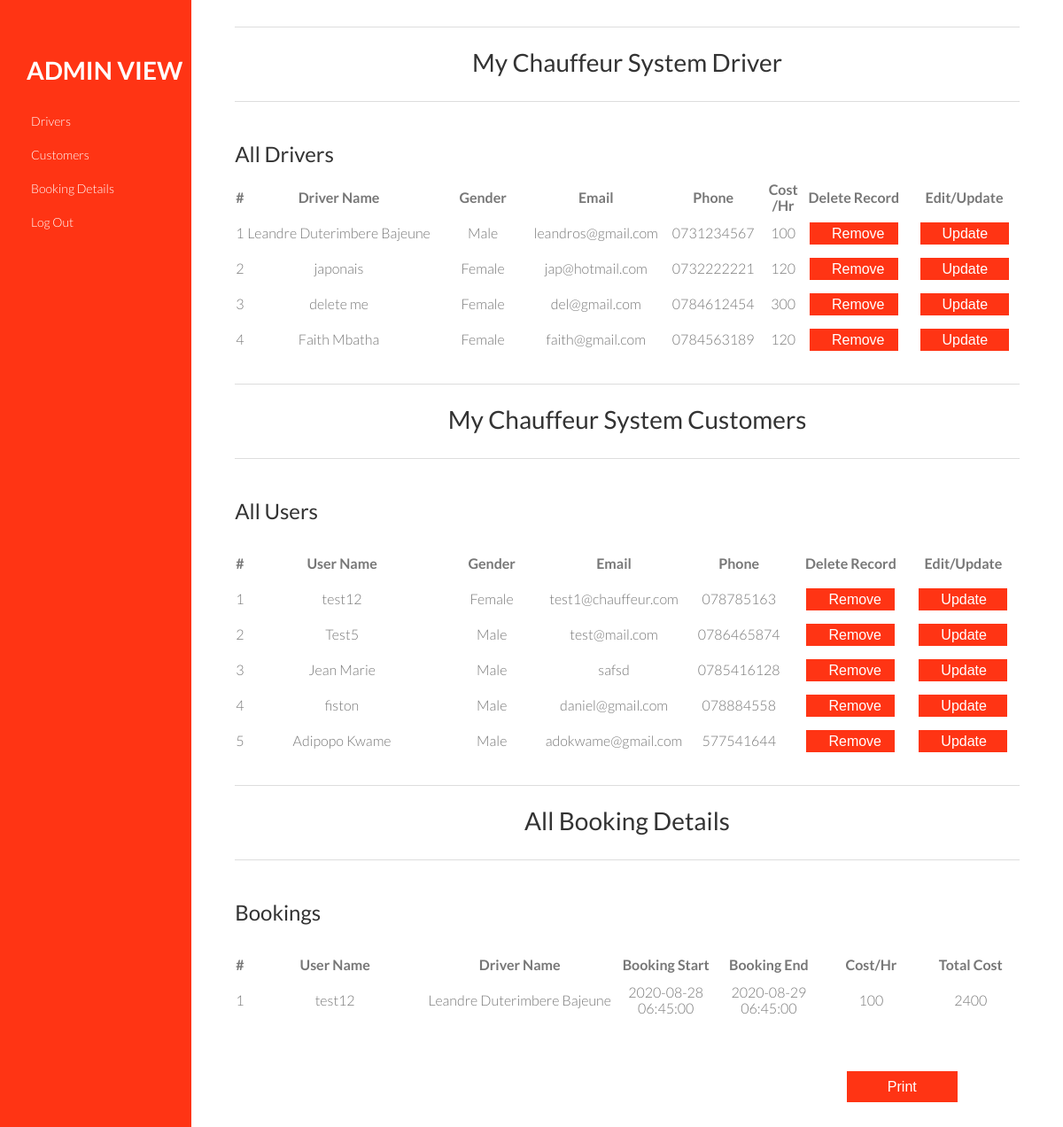
The app's page /admin/index.php with its own data.
### tables this page shows
CREATE TABLE `driver` (
  `id` int(11) NOT NULL,
  `license` varchar(250) NOT NULL,
  `cost` double NOT NULL,
  `availability` text NOT NULL,
  `drivingLicenseNum` varchar(200) NOT NULL,
  `licenseExpiryYear` date NOT NULL
);

CREATE TABLE `user` (
  `id` int(11) NOT NULL,
  `name` text NOT NULL,
  `email` text NOT NULL,
  `phone` text NOT NULL,
  `dob` date NOT NULL,
  `gender` text NOT NULL,
  `password` text NOT NULL,
  `isdelete` varchar(10) NOT NULL
);

CREATE TABLE `transaction` (
  `id` int(11) NOT NULL,
  `bookdate` datetime NOT NULL,
  `userid` int(11) NOT NULL,
  `driverid` int(11) NOT NULL,
  `descrption` int(11) NOT NULL,
  `duration` datetime NOT NULL,
  `total_cost` int(11) NOT NULL
);

### admin/index.php (the view, shortened to what this page needs)
<?php
include('../config.php');
include('../server.php');
?>
<!DOCTYPE html>
 <html class="no-js">
<head>
	<link rel="stylesheet" type="text/css" href="syntax-highlighter/styles/shCore.css" media="all">
	<link rel="stylesheet" type="text/css" href="syntax-highlighter/styles/shThemeDefault.css" media="all">
	<link rel="stylesheet" href="css/font-awesome.min.css">
	<link rel="stylesheet" href="css/normalize.min.css">
	<link rel="stylesheet" href="css/main.css">
</head>
<body id="welcome">
	<aside class="left-sidebar">
		<div class="logo">
			<a href="#welcome">
				<h1>ADMIN VIEW</h1>
			</a>
		</div>
		<nav class="left-nav">
			<ul id="nav">
				<li class="current"><a href="#welcome">Drivers</a></li>
				<li><a href="#system-users">Customers</a></li>
				<li><a href="#booking-details">Booking Details</a></li>
				<li><a href="index.php?logout='1'">Log Out</a></li>
			</ul>
		</nav>
	</aside>
	<div id="main-wrapper">
			<div class="main-content">
			<section id="welcome">
				<div class="content-header">
					<h1>My Chauffeur System Driver</h1>
				</div>
			<div class="container">
        <div class="row">
            <div class="col-md-12">
			<div class="features">
					<h2 class="twenty">All Drivers</h2>
                <div class="panel panel-default">
                    <div class="panel-body">
                        <div class="table-responsive">
                            <table class="table table-striped table-bordered table-hover" id="dataTables-example">
                                <thead>
                                    <tr>
                                        <th>#</th>
                                        <th>Driver Name</th>
										<th>Gender</th>
										<th>Email</th>
										<th>Phone</th>
										<th>Cost /Hr</th>
										<th>Delete Record</th>
										<th>Edit/Update</th>
                                    </tr>
                                </thead>
                                <tbody>
								<?php $sql = "SELECT user.name, user.email, user.gender, user.phone, driver.cost, driver.id from personal_driver.driver INNER JOIN personal_driver.user On driver.id = user.id where user.isdelete='no'";
                                    $query = $dbh -> prepare($sql);
                                    $query->execute();
                                    $results=$query->fetchAll(PDO::FETCH_OBJ);
                                    $cnt=1;
                                    if($query->rowCount() > 0)
                                    {
                                    foreach($results as $result)
                                    {               ?>
                                                                    <tr class="odd gradeX">
                                                                        <td class="center"><?php echo htmlentities($cnt);?></td>
																		<td class="center difsize"><?php echo htmlentities($result->name);?></td>
																		<td class="center cstsize"><?php echo htmlentities($result->gender);?></td>
																		<td class="center cstsize"><?php echo htmlentities($result->email);?></td>
																		<td class="center cstsize"><?php echo htmlentities($result->phone);?></td>
																		<td class="center"><?php echo htmlentities($result->cost);?></td>
                                                                        <td class="center cstsize"><a href="index.php?deluser=<?php echo htmlentities($result->id);?>" onclick="return confirm('Are you sure you want to delete?');"><button class="remove" type="submit" name="deleteUser">Remove</button></td>
																		<td class="center cstsize"><a href="index.php?updaterecord=<?php echo htmlentities($result->id);?> #tmpl-structure"><button class="remove" type="submit" name="upt">Update</button></td>
                                                                    </tr>
                                    <?php $cnt=$cnt+1;}} else{
                        echo "ERROR: Failed to retreive data. Check Database connection or if database is empty";} ?>
                                </tbody>
                            </table>
                        </div>
                    </div>
				</div>
				</div>
				</div>
			</div>
			</div>
		</section>
			<section id="system-users">
				<div class="content-header">
					<h1>My Chauffeur System Customers</h1>
				</div>
				<h2 class="title">All Users</h2>
                <div class="panel panel-default">
                    <div class="panel-body">
                        <div class="table-responsive">
                            <table>
                                <thead>
                                    <tr>
                                        <th>#</th>
                                        <th>User Name</th>
										<th>Gender</th>
										<th>Email</th>
										<th>Phone</th>
										<th>Delete Record</th>
										<th>Edit/Update</th>
                                    </tr>
                                </thead>
                                <tbody>
									<?php $sql = "SELECT user.name, user.email, user.gender, user.phone, personal_driver.user.id from personal_driver.user Where personal_driver.user.id NOT IN (SELECT id FROM driver) and user.isdelete='no'";
									$query = $dbh -> prepare($sql);
                                    $query->execute();
                                    $results=$query->fetchAll(PDO::FETCH_OBJ);
                                    $cnt=1;
                                    if($query->rowCount() > 0)
                                    {
                                    foreach($results as $result)
                                    {               ?>
                                                                    <tr class="odd gradeX">
                                                                        <td class="center"><?php echo htmlentities($cnt);?></td>
																		<td class="center difsize"><?php echo htmlentities($result->name);?></td>
																		<td class="center cstsize"><?php echo htmlentities($result->gender);?></td>
																		<td class="center cstsize"><?php echo htmlentities($result->email);?></td>
																		<td class="center cstsize"><?php echo htmlentities($result->phone);?></td>
                                                                        <td class="center cstsize"><a href="index.php?deluser=<?php echo htmlentities($result->id);?>" onclick="return confirm('Are you sure you want to delete?');"><button class="remove" type="submit" name="deleteUser">Remove</button></td>
																		<td class="center cstsize"><a href="index.php?updateuser=<?php echo htmlentities($result->id);?> #tmpl-structure"><button class="remove" type="submit" name="upt">Update</button></td>
                                                                    </tr>
                                    <?php $cnt=$cnt+1;}} else{
                        echo "ERROR: Failed to retreive data. Check if the database is not empty";} ?>
                                </tbody>
                            </table>
                        </div>
                    </div>
                </div>
			</section>
			<section id="booking-details">
				<div id="printableArea">
				<div class="content-header" >
					<h1>All Booking Details</h1>
				</div>
				<h2 class="title">Bookings</h2>
                <div class="panel panel-default">
                    <div class="panel-body">
                        <div class="table-responsive">
                            <table>
                                <thead>
                                    <tr>
                                        <th>#</th>
                                        <th>User Name</th>
										<th>Driver Name</th>
										<th>Booking Start</th>
										<th>Booking End</th>
										<th>Cost/Hr</th>
										<th>Total Cost</th>
                                    </tr>
                                </thead>
                                <tbody>
									<?php $sql = "SELECT bookdate, userid, driverid, duration, total_cost, user.name from personal_driver.transaction, user where userid=user.id";
									$query = $dbh -> prepare($sql);
                                    $query->execute();
                                    $results=$query->fetchAll(PDO::FETCH_OBJ);
                                    $cnt=1;
                                    if($query->rowCount() > 0)
                                    {
                                    foreach($results as $result)
                                    {
										$tempid = $result->driverid;
										$sql = "SELECT user.name, cost FROM driver, user WHERE driver.id='$tempid' and user.id='$tempid'";
										$res = mysqli_query($db, $sql);
										$row=mysqli_fetch_assoc($res);
										$drivername = $row['name'];
										$hourcost = $row['cost'];
										?>
                                                                    <tr class="odd gradeX">
                                                                        <td class="center"><?php echo htmlentities($cnt);?></td>
																		<td class="center difsize"><?php echo htmlentities($result->name);?></td>
																		<td class="center difsize"><?php echo htmlentities($drivername);?></td>
																		<td class="center cstsize"><?php echo htmlentities($result->bookdate);?></td>
																		<td class="center cstsize"><?php echo htmlentities($result->duration);?></td>
																		<td class="center cstsize"><?php echo $hourcost;?></td>
																		<td class="center cstsize"><?php echo htmlentities($result->total_cost);?></td>
                                                                    </tr>
                                    <?php $cnt=$cnt+1;}} else{
                        echo "ERROR: Failed to retreive data. Check Database connection or if database is empty";} ?>
                                </tbody>
                            </table>
                        </div>
                    </div>
				</div>
				</div>
				<input id="print" type="button" onclick="printDiv('printableArea')" value="Print" />
			</section>
		</body>
		</html>

### admin/css/main.css (style rules this page uses)
body { background-color:#FFF; font-family: "Lato", sans-serif; font-weight: 300; font-size:16px; line-height:18px; color:#777; }
a { color: #aa0a5f; }
a, a:hover, a:focus { text-decoration: none; outline: 0; }
h1, h2, h3, h4, h5, h6 { color: #333; margin:0; font-weight: normal; }
h1 { font-size: 28px; }
h2 { font-size: 24px; }
.twenty { margin-bottom: 20px; }
.center { text-align: center; }
.title { margin: 50px 0 30px; }
.main-content section { margin: 0 5%; }
.left-sidebar { background-color: #FF3414; float: left; min-height: 100%; position: fixed; width: 18%; }
.logo { padding-bottom: 30px; padding-left: 30px; padding-top: 70px; }
.logo h1 { color: #fff; font-weight: 700; text-transform: uppercase; }
.left-nav ul { margin: 0; padding: 0; font-size: 14px; }
.left-nav ul li a { color: #fff; display: block; padding: 10px 35px; -webkit-transition: all 0.3s ease-in 0s; -moz-transition: all 0.3s ease-in 0s; -ms-transition: all 0.3s ease-in 0s; -o-transition: all 0.3s ease-in 0s; transition: all 0.3s ease-in 0s; }
#main-wrapper { float: left; margin-left: 18%; width: 82%; }
.content-header { border-bottom: 1px solid #ddd; border-top: 1px solid #ddd; margin-top: 30px; padding: 30px 0 35px; text-align: center; }
.features { margin-top: 50px; }
table .remove { font-size: 16px; height: 100%; color: #fff; background: #FF3414; display: inline-table; border: none; line-height: 25px; height: 25px; width: 100px; padding: 0 25px; cursor: pointer; }
table tr { height: 40px; }
table .difsize { width: 250px; }
table .cstsize { width: 130px; }
#booking-details #print { font-size: 16px; float: right; margin: 60px 70px; height: 35px; color: #fff; background: #FF3414; display: inline-flexbox; border: none; line-height: 25px; width: 125px; padding: 0 25px; cursor: pointer; }

### records on screen
driver: id.name "Leandre Duterimbere Bajeune", id.gender "Male", id.email "leandros@gmail.com", id.phone "0731234567", cost "100"
driver: id.name "japonais", id.gender "Female", id.email "jap@hotmail.com", id.phone "0732222221", cost "120"
driver: id.name "delete me", id.gender "Female", id.email "del@gmail.com", id.phone "0784612454", cost "300"
driver: id.name "Faith Mbatha", id.gender "Female", id.email "faith@gmail.com", id.phone "0784563189", cost "120"
user: name "test12", gender "Female", email "test1@chauffeur.com", phone "078785163"
user: name "Test5", gender "Male", email "test@mail.com", phone "0786465874"
user: name "Jean Marie", gender "Male", email "safsd", phone "0785416128"
user: name "fiston", gender "Male", email "daniel@gmail.com", phone "078884558"
user: name "Adipopo Kwame", gender "Male", email "adokwame@gmail.com", phone "577541644"
transaction: userid.name "test12", driverid.name "Leandre Duterimbere Bajeune", bookdate "2020-08-28 06:45:00", duration "2020-08-29 06:45:00", driver.cost "100", total_cost "2400"
